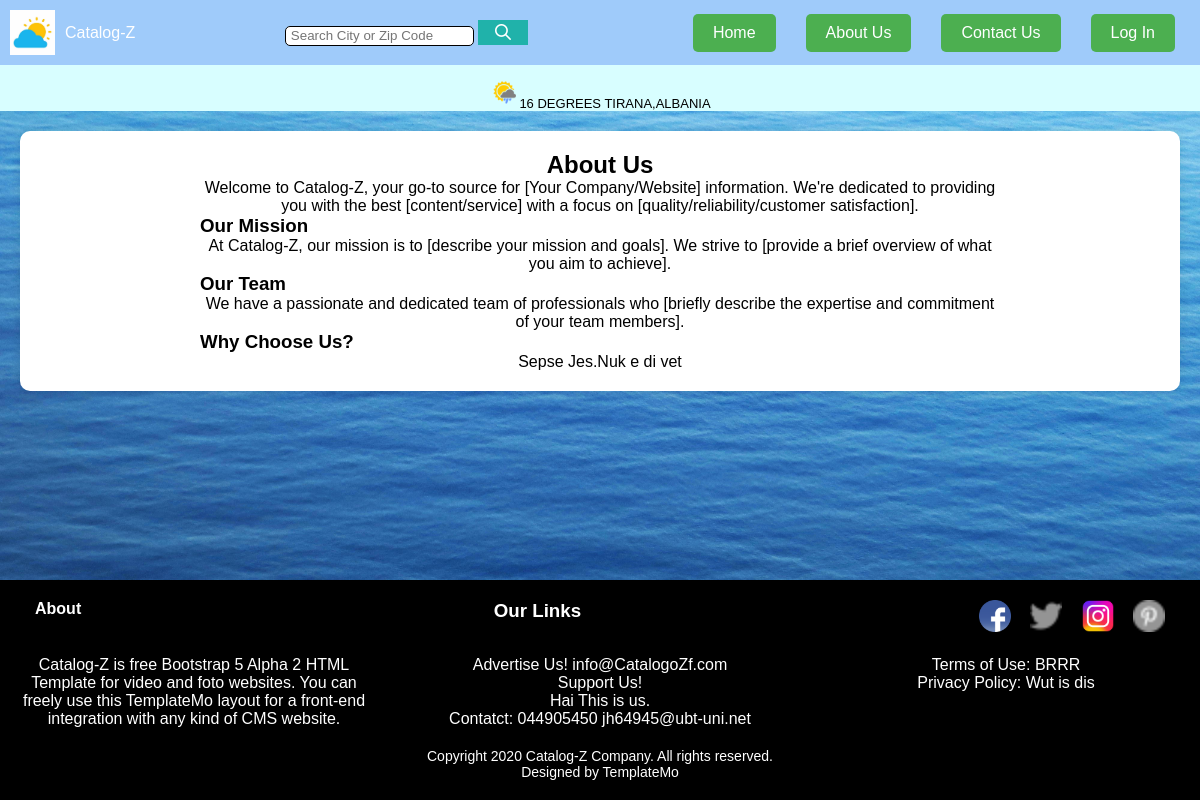
The page /AboutUs.php on the database as committed earlier.
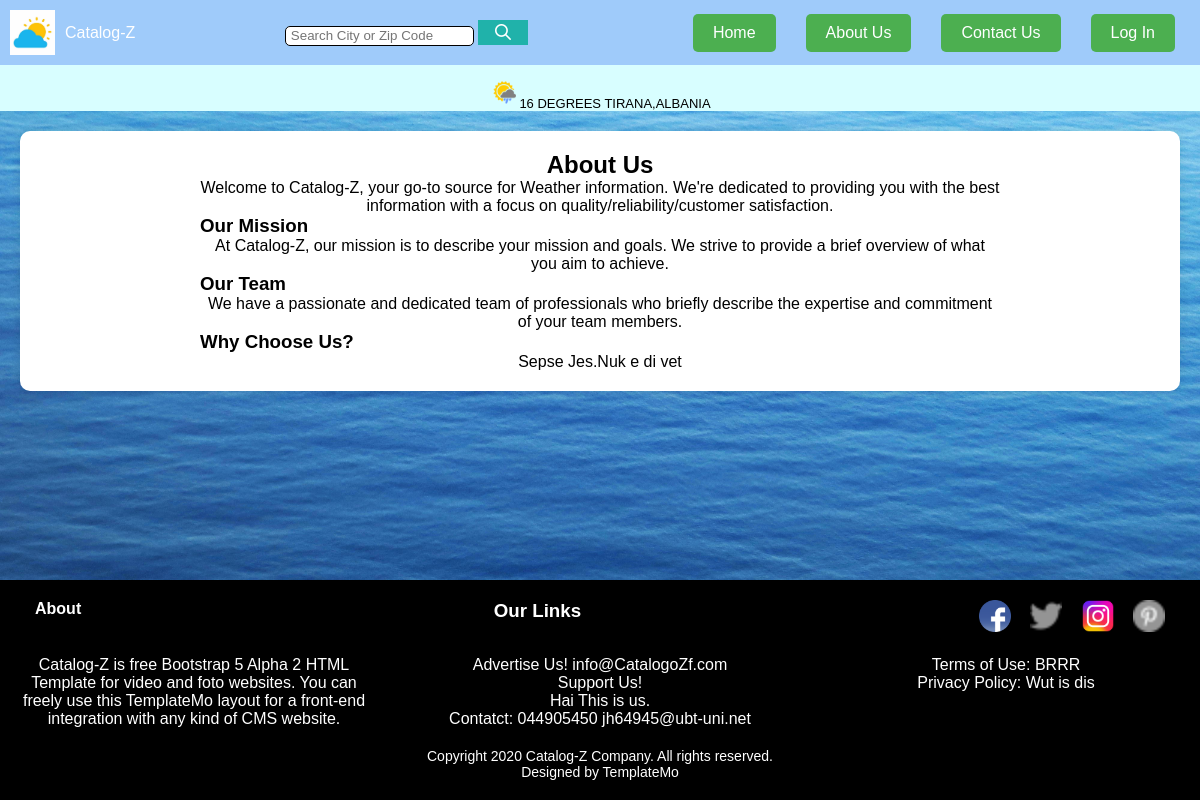
The same page on the database as committed later.
### tables this page shows
CREATE TABLE `about_us` (
  `ID` int(11) NOT NULL,
  `about_text` text NOT NULL,
  `mission_text` text NOT NULL,
  `team_text` text NOT NULL,
  `why_choose_text` text NOT NULL
);

### AboutUs.php (the view, shortened to what this page needs)
<?php
include 'db_connection.php';
    $aboutUsQuery = "SELECT * FROM about_us LIMIT 1";
    $aboutUsResult = $conn->query($aboutUsQuery);
    $aboutUsData=$aboutUsResult->fetch_assoc();
    $footerQuery = "SELECT * FROM footer LIMIT 1";
    $footerResult = $conn->query($footerQuery);
    $footerData = $footerResult->fetch_assoc();
?>
<!DOCTYPE html>
<html>
<head>
    <link rel="stylesheet" href="MainStyle.css">
</head>
<body>
    <header class="headerContainer navbar">
        <div class="logoAndCatalog">
            <img src="./OIP.png" alt="logo" height="45px">
            <p class="catalog">Catalog-Z</p>
        </div>
        <div class="SearchBar">
            <center>
                <input type="text" placeholder="Search City or Zip Code" style="height: 20px;">
                <button style="width: 50px; height: 25px; background-color: lightseagreen; border: inset 0px;">
                    <img src="search.png" alt="">
                </button>
            </center>
        </div>
        <nav>
            <h3>
                <a href="Home.php"><button class="btn Home">Home</button></a>
                <a href="AboutUs.php"><button class="btn AboutUs">About Us</button></a>
                <a href="ContactUs.php"><button class="btn ContactUs">Contact Us</button></a>
                <?php
                if (isset($_SESSION['username'])) {
                    echo '<form method="post" style="display:inline;"><button class="btn LogOut" name="logout">Log Out</button></form>';
                } else {
                    echo '<a href="LOGIN.php"><button class="btn LogIn">Log In</button></a>';
                }
                ?>
            </h3>
        </nav>
    </header>
    <header class="ndHeader">
        <center><p style="font-size: small;"><img src="./weather-icon-png-2.png" alt="" style="height:30px;">16 DEGREES TIRANA,ALBANIA</p></center>
</header>
<div id="background-Picture">
    <img src="./pexels-magda-ehlers-636353.jpg" alt="">
</div>
<section id="about-us" class="about-us-section">
    <div class="containerss">
    <h2>About Us</h2>
        <p><?php echo $aboutUsData['about_text']; ?></p>
        <h3>Our Mission</h3>
        <p><?php echo $aboutUsData['mission_text']; ?></p>
        <h3>Our Team</h3>
        <p><?php echo $aboutUsData['team_text']; ?></p>
        <h3>Why Choose Us?</h3>
        <p><?php echo $aboutUsData['why_choose_text']; ?></p>
    </div>
</section>
    <footer class="footer" style="position: absolute; bottom: 0px;">
        <div class="f">
            <h3><a href="Home.html">About</a></h3>
            <h3>Our Links</h3>
            <div class="ff">
                <a href=""><img src="./fb-logo.png" alt="" width="32px" height="32px"></a>
                <a href=""><img src="./twitter.png" alt="" width="32px" height="32px"></a>
                <a href=""><img src="./ig-logo.png" alt="" width="32px" height="32px"></a>
                <a href=""><img src="./pinterest.png" alt="" width="32px" height="32px"></a>
            </div>
        </div>
            <div class="footermain">
                <div class="footerleft">
                    <p><?php echo $footerData['footer_left_txt']; ?></p>
                </div>
                <div class="footercenter">
                    <p><?php echo $footerData['advertise_txt']; ?></p>
                    <a href="https://www.youtube.com/watch?v=dQw4w9WgXcQ"><p><?php echo $footerData['support_txt']; ?></p></a>
                    <p><?php echo $footerData['company_txt']; ?></p>
                <p><?php echo $footerData['contact_txt']; ?></p>
            </div>
            <div class="footerright">
                <p><?php echo $footerData['terms_of_use_txt']; ?></p>
                <p><?php echo $footerData['priv_policy_txt']; ?></p>
            </div>
        </div>
            <div class="fundi">
                <p>Copyright 2020 Catalog-Z Company. All rights reserved.</p>
                <p>Designed by TemplateMo</p>
            </div>
        </footer>
</body>
</html>

Rows that differ between the two databases and show on the page:
changed about_us "Sepse Jes.Nuk e di vet": about_text "…your go-to source for [Your Company/Website] information. We're dedicated to providing you with the best [content/service] with a focus on [quality/reliability/customer satisfaction]." → "…your go-to source for Weather information. We're dedicated to providing you with the best information with a focus on quality/reliability/customer satisfaction."; mission_text "At Catalog-Z, our mission is to [describe your mission and goals]. We strive to [provide a brief overview of what you aim to achieve]." → "At Catalog-Z, our mission is to describe your mission and goals. We strive to provide a brief overview of what you aim to achieve."; team_text "We have a passionate and dedicated team of professionals who [briefly describe the expertise and commitment of your team members]." → "We have a passionate and dedicated team of professionals who briefly describe the expertise and commitment of your team members."
